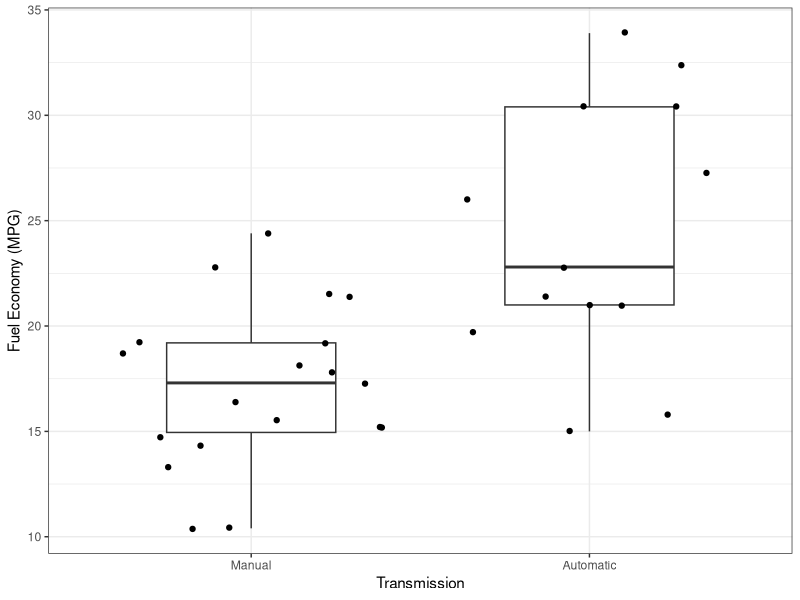
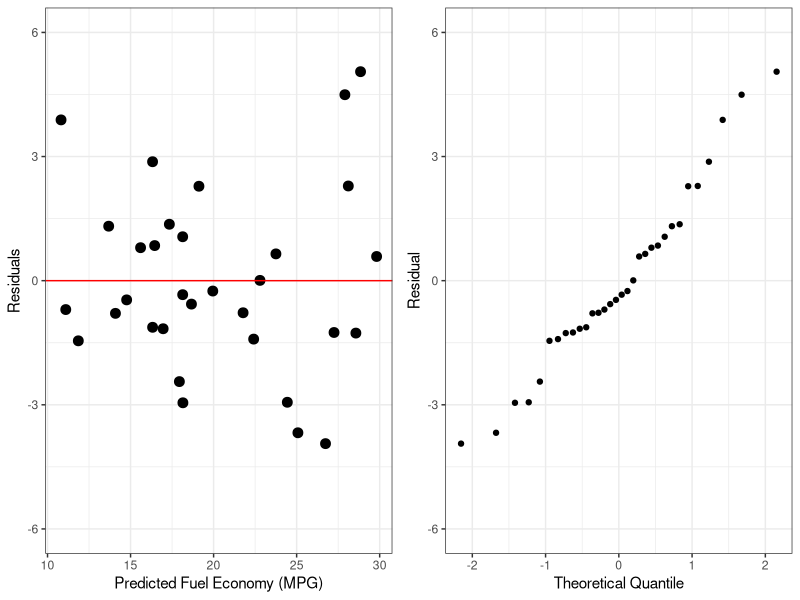

Generate these figures, in order, with R:
## ---- chunk 1
knitr::opts_chunk$set(echo=F)
knitr::opts_chunk$set(comment=NA)
knitr::opts_chunk$set(results='hold')
## ---- chunk 2
library(ggplot2)
library(gridExtra)

data(mtcars)

mtcars$cyl <- factor(mtcars$cyl)
mtcars$gear <- factor(mtcars$gear)
mtcars$carb <- factor(mtcars$carb)

mtcars$vs <- factor(mtcars$vs, labels=c("V","S"))
mtcars$am <- factor(mtcars$am, labels=c("Manual","Automatic"))
## ---- chunk 3
man_cars <- mtcars$mpg[mtcars$am == "Manual"]
aut_cars <- mtcars$mpg[mtcars$am == "Automatic"]
t.test(man_cars,aut_cars,var.equal=T)
## ---- chunk 4
simp.fit <- lm(mpg~am,data=mtcars)
formula(simp.fit)
summary(simp.fit)$adj.r.squared
## ---- chunk 5
full.fit <- lm(mpg~am+.,data=mtcars)
formula(full.fit)
summary(full.fit)$adj.r.squared
## ---- chunk 6
optim.fit <- step(full.fit,trace=0)
formula(optim.fit)
summary(optim.fit)$adj.r.squared
## ---- chunk 7
ggplot(mtcars,aes(y=mpg,x=am))+
  geom_boxplot(width=0.5)+
  geom_jitter()+
  xlab("Transmission")+
  ylab("Fuel Economy (MPG)")+
  theme_bw()
## ---- chunk 8
fit.data <- data.frame(fit=predict(optim.fit),resid=residuals(optim.fit))

p1<- ggplot(fit.data,aes(x=fit,y=resid))+
      geom_point(size=3)+
      geom_hline(yintercept=0,color="red")+
      ylim(-6,6)+
      xlab("Predicted Fuel Economy (MPG)")+
      ylab("Residuals")+
      theme_bw()

p2<-ggplot(fit.data,aes(sample=resid))+
      stat_qq()+
      ylim(-6,6)+
      xlab("Theoretical Quantile")+
      ylab("Residual")+
      theme_bw()

grid.arrange(p1,p2,ncol=2)
## ---- chunk 9
knitr::kable(summary(simp.fit)$coefficients,caption="Predicted coefficients for a simple linear fit of am to mpg")

knitr::kable(summary(full.fit)$coefficients,caption="Predicted coefficients for a full-model linear fit to mpg")

knitr::kable(summary(optim.fit)$coefficients,caption="Predicted coefficients for an optimized linear fit to mpg")

knitr::kable(AIC(simp.fit,full.fit,optim.fit),caption="Information Criterion of full-predictor vs optimized models")
